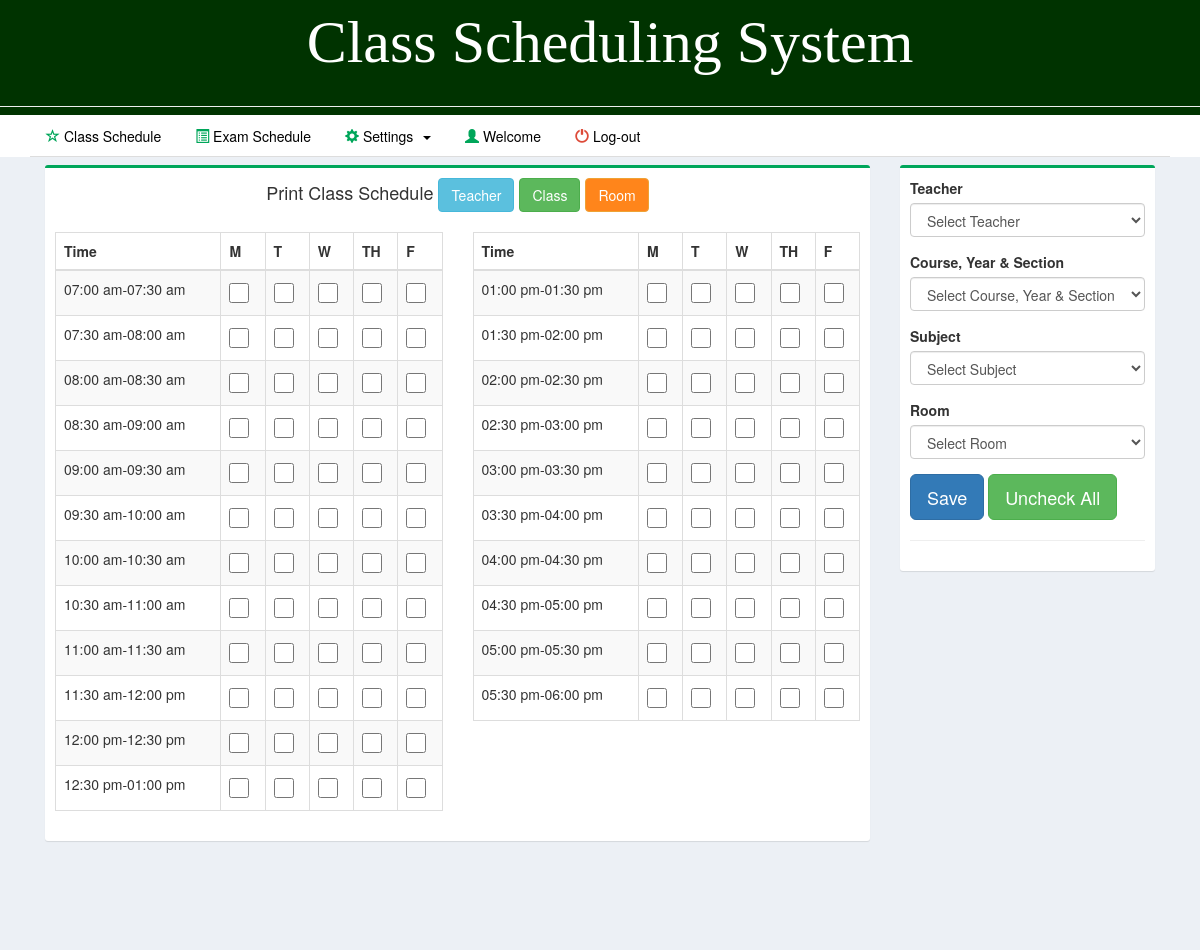
Page /pages/home.php on the committed database.
### tables this page shows
CREATE TABLE IF NOT EXISTS `time` (
  `time_id` int(11) NOT NULL AUTO_INCREMENT,
  `time_start` time NOT NULL,
  `time_end` time NOT NULL,
  `days` varchar(15) NOT NULL,
  PRIMARY KEY (`time_id`)
);

### pages/home.php (the view, shortened to what this page needs)
<!DOCTYPE html>
<html>
  <head>
    <link rel="stylesheet" href="../bootstrap/css/bootstrap.min.css">
    <link rel="stylesheet" href="../plugins/datatables/dataTables.bootstrap.css">
    <link rel="stylesheet" href="../files/css/AdminLTE.min.css">
    <link rel="stylesheet" href="../plugins/select2/select2.min.css">
	<link rel="stylesheet" href="../files/includes/contentMargin.css">
</head>
<body class="hold-transition skin-yellow layout-top-nav">
	<?php include('../files/includes/nav.php');?>
<div class="wrapper">
    <div class="content-wrapper">
        <div class="container">
<section class="content">
	<div class="row">
		<div class="col-md-9">
			<div class="box box-success">
            <div style="text-align:center">
            	<h4>Print Class Schedule
              	<a href="#searcht" data-target="#searcht" data-toggle="modal" class="dropdown-toggle btn btn-info">Teacher</a>
				<a href="#searchclass" data-target="#searchclass" data-toggle="modal" class="dropdown-toggle btn btn-success">Class</a>
				<a href="#searchroom" data-target="#searchroom" data-toggle="modal" class="dropdown-toggle btn btn-warning">Room</a>
                </h4><div class="result" id="form"></div>
            </div>
<form method="post" id="reg-form">
	<div class="box-body">
		<div class="row">
		<div class="col-md-6">
			<table class="table table-bordered table-striped" style="margin-right:-10px">
			<thead>
				<tr>
					<th>Time</th>
					<th>M</th>
					<th>T</th>
					<th>W</th>
					<th>TH</th>
					<th>F</th>
				</tr>
			</thead>
				<?php
				include('../files/includes/dbcon.php');
					$query=mysqli_query($con,"select * from time where days='mtwthf' order by time_start")or die(mysqli_error());
						while($row=mysqli_fetch_array($query)){
							$id=$row['time_id'];
							$start=date("h:i a",strtotime($row['time_start']));
							$end=date("h:i a",strtotime($row['time_end']));
				?>
				<tr >
					<td><?php echo $start."-".$end;?></td>
					<td><input type="checkbox" id="check" name="m[]" value="<?php echo $id;?>" style="width: 20px; height: 20px;"></td>
					<td><input type="checkbox" id="check" name="t[]" value="<?php echo $id;?>" style="width: 20px; height: 20px;"></td>
					<td><input type="checkbox" id="check" name="w[]" value="<?php echo $id;?>" style="width: 20px; height: 20px;"></td>
					<td><input type="checkbox" id="check" name="th[]" value="<?php echo $id;?>" style="width: 20px; height: 20px;"></td>
					<td><input type="checkbox" id="check" name="f[]" value="<?php echo $id;?>" style="width: 20px; height: 20px;"></td>
				</tr>
				<?php }?>
			</table>
		</div>
		<div class="col-md-6">
			<table class="table table-bordered table-striped">
			<thead>
				<tr>
					<th>Time</th>
					<th>M</th>
					<th>T</th>
					<th>W</th>
		            <th>TH</th>
		            <th>F</th>
				</tr>
			</thead>
				<?php
					include('../files/includes/dbcon.php');
					$query=mysqli_query($con,"select * from time where days='_mtwthf' order by time_start")or die(mysqli_error());
					while($row=mysqli_fetch_array($query)){
							$id=$row['time_id'];
							$start=date("h:i a",strtotime($row['time_start']));
							$end=date("h:i a",strtotime($row['time_end']));
				?>
				<tr >
					<td><?php echo $start."-".$end;?></td>
					<td><input type="checkbox" id="check" name="m[]" value="<?php echo $id;?>" style="width: 20px; height: 20px;"></td>
					<td><input type="checkbox" id="check" name="t[]" value="<?php echo $id;?>" style="width: 20px; height: 20px;"></td>
					<td><input type="checkbox" id="check" name="w[]" value="<?php echo $id;?>" style="width: 20px; height: 20px;"></td>
					<td><input type="checkbox" id="check" name="th[]" value="<?php echo $id;?>" style="width: 20px; height: 20px;"></td>
					<td><input type="checkbox" id="check" name="f[]" value="<?php echo $id;?>" style="width: 20px; height: 20px;"></td>
				</tr>
				<?php }?>
			</table>
		</div>
        </div>
	</div>
			</div>
		</div>
        <div class="col-md-3">
            <div class="box box-success">
	<div class="box-body">
		<div id="form1">
			<div class="row">
				<div class="col-md-12">
					<div class="form-group">
						<label for="date">Teacher</label>
							<select class="form-control select2" name="teacher" required>
								<option value="">Select Teacher</option>
							</select>
					</div>
					<div class="form-group">
						<label for="date">Course, Year & Section</label>
							<select class="form-control select2" name="cys" required>
								<option value="">Select Course, Year & Section</option>
							</select>
					</div>
					<div class="form-group">
						<label for="date">Subject</label>
							<select class="form-control select2" name="subject" required>
								<option value="">Select Subject</option>
							</select>
					</div>
					<div class="form-group">
						<label for="date">Room</label>
							<select class="form-control select2" name="room" required>
								<option value="">Select Room</option>
							</select>
					</div>
					<div class="form-group">
						<button class="btn btn-lg btn-primary" id="daterange-btn" name="save" type="submit">Save</button>
						<button class="uncheck btn btn-lg btn-success" type="reset">Uncheck All</button>
					</div><hr>
				</div>
			</div>
        </div>
    </div>
            </div>
        </div>
    </div>
</section>
		</div>
	</div>
</div>
</body>
</html>

### files/includes/contentMargin.css (style rules this page uses)
.content-wrapper { margin-top:150px; }

### rows in the picture
time: time_start "07:00 am", time_end "07:30 am"
time: time_start "07:30 am", time_end "08:00 am"
time: time_start "08:00 am", time_end "08:30 am"
time: time_start "08:30 am", time_end "09:00 am"
time: time_start "09:00 am", time_end "09:30 am"
time: time_start "09:30 am", time_end "10:00 am"
time: time_start "10:00 am", time_end "10:30 am"
time: time_start "10:30 am", time_end "11:00 am"
time: time_start "11:00 am", time_end "11:30 am"
time: time_start "11:30 am", time_end "12:00 pm"
time: time_start "12:00 pm", time_end "12:30 pm"
time: time_start "12:30 pm", time_end "01:00 pm"
time: time_start "01:00 pm", time_end "01:30 pm"
time: time_start "01:30 pm", time_end "02:00 pm"
time: time_start "02:00 pm", time_end "02:30 pm"
time: time_start "02:30 pm", time_end "03:00 pm"
time: time_start "03:00 pm", time_end "03:30 pm"
time: time_start "03:30 pm", time_end "04:00 pm"
time: time_start "04:00 pm", time_end "04:30 pm"
time: time_start "04:30 pm", time_end "05:00 pm"
time: time_start "05:00 pm", time_end "05:30 pm"
time: time_start "05:30 pm", time_end "06:00 pm"
